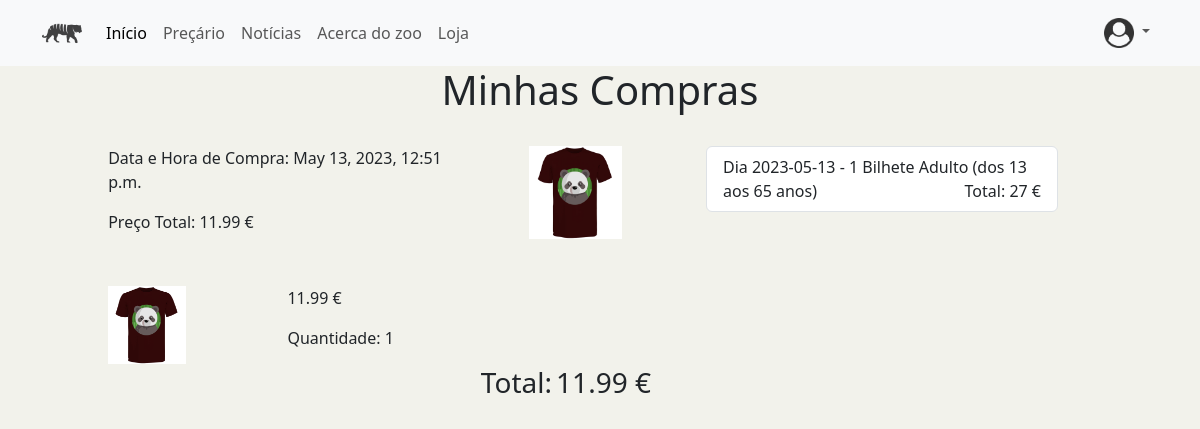
The app's page /minhascompras (signed in), older data.
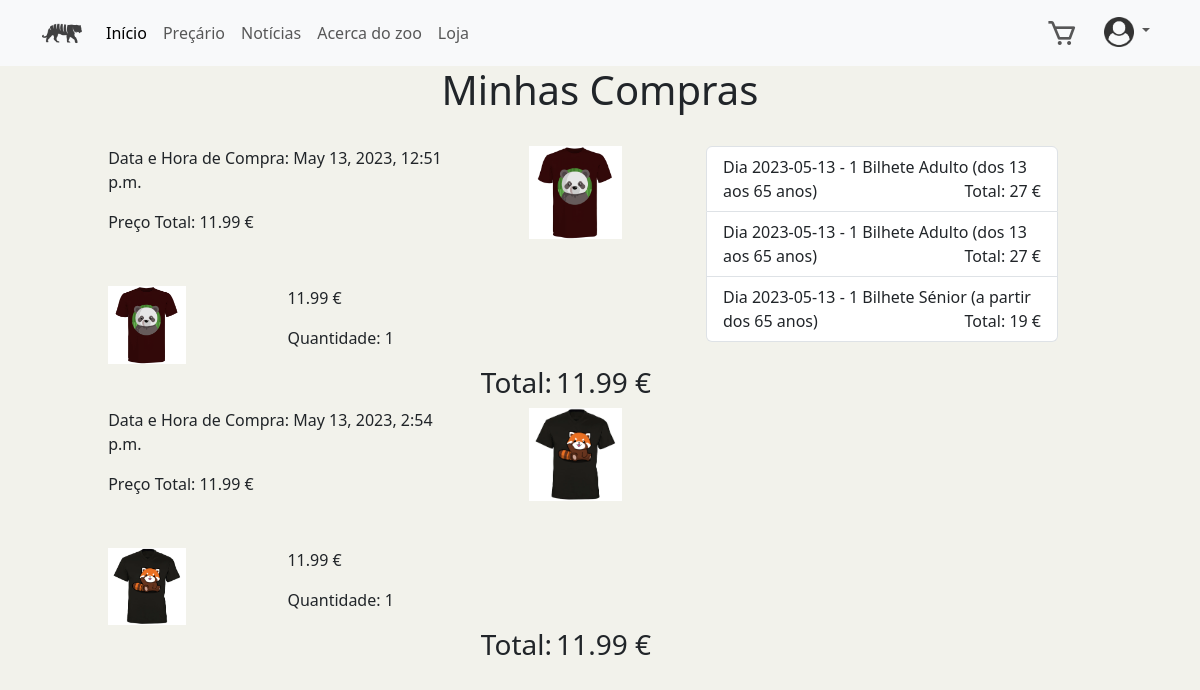
The same page, newer data.
### ZOO_App/models.py (models this page shows)
class Fatura(models.Model):
    data = models.DateTimeField()
    preco_total = models.FloatField()
    utilizador = models.ForeignKey(Utilizador, on_delete=models.DO_NOTHING)

class FaturaProduto_pk(models.Model):
    class Meta:
        unique_together = (('fatura', 'produto'),)
    fatura = models.ForeignKey(Fatura, on_delete=models.DO_NOTHING)
    produto = models.ForeignKey(Produto, on_delete=models.DO_NOTHING)
    quantidade = models.IntegerField(default=0)

class Produto(models.Model):
    designacao = models.CharField(max_length=50)
    preco = models.FloatField()
    categoria = models.CharField(max_length=50)
    imagem = models.FileField(upload_to="Products", null=True)
    descricao = models.CharField(max_length=100)
    ativo = models.BooleanField(default=True)

class BilheteUtilizador(models.Model):
    bilhete = models.ForeignKey(Bilhete, on_delete=models.DO_NOTHING)
    utilizador = models.ForeignKey(User, on_delete=models.DO_NOTHING)
    data_compra = models.DateTimeField(default=datetime.now)
    quantidade = models.IntegerField()

class Bilhete(models.Model):
    intervalo_idade = models.CharField(max_length=50)
    preco = models.FloatField()

### ZOO_App/views.py (the view)
# urls.py: path('minhascompras',views.render_minhascompras, name='minhascompras'),
@login_required(login_url='/login')
def render_minhascompras(request):
    if request.user.is_authenticated:
        list = getProductsInCart(request)
        utilizador = get_object_or_404(Utilizador, user_id=request.user.id)
        faturas = Fatura.objects.filter(utilizador=utilizador)
        bilhetes = BilheteUtilizador.objects.filter(utilizador=request.user.id)
        dict={}
        for item in faturas:
            dict[item]=FaturaProduto_pk.objects.filter(fatura=item)
        return render(request, 'ZOO_App/minhascompras.html', {'all' :list, 'fatura':dict, 'bilhetes':bilhetes})

### ZOO_App/views.py (called while the page is built)
def auxGetProductsInCart(utilizador):
    pcc_pk = ProdutoCarinhoCompras_pk.objects.filter(utilizador=utilizador)
    list=[]
    for item in pcc_pk:
        if item.produto.ativo==False:
            continue
        list.append(item)
    return list

def getProductsInCart(request):
    product_list = Produto.objects.all()
    utilizador = get_object_or_404(Utilizador, user_id=request.user.id)
    list = auxGetProductsInCart(utilizador)
    return list

### ZOO_App/templates/ZOO_App/minhascompras.html (shortened to what this page needs)
{%extends "./index.html"%} {%block titulo%} Product {%endblock%} {% load static%} {%block head%}
<link
  href="https://code.jquery.com/ui/jquery-ui-git.css"
  rel="stylesheet"
  type="text/css"
/>
{%endblock%} {%block conteudo%}
<h1 class="product-title" style="text-align: center">Minhas Compras</h1>
<br />
<div class="row mb-3">
  <div class="col-7">
    <div class="row row-cols-1">
      {% for key, value in fatura.items %}
      <div>
        <div class="row row-principal mb-3">
          <div class="col-md-8">
            <p>Data e Hora de Compra: {{key.data}}</p>
            <p>Preço Total: {{key.preco_total}} €</p>
          </div>
          <div class="col-md-4">
            <img
              src="{{ value.0.produto.imagem.url }}"
              style="width: 60%; float: right; aspect-ratio: 1;"
              alt=""
            />
          </div>
        </div>
      </div>
      <div class="row-secondary">
        {% for item in value %}
        <div class="compras-box row row-secondary-ind">
          <div class="col-md-4">
            <img
              src="{{ item.produto.imagem.url }}"
              alt=""
              style="width: 50%; height: auto; aspect-ratio: 1;"
              class="compras-cart-image"
            />
          </div>
          <div class="col-md-8">
            <p class="product-compras-price">{{item.produto.preco}} €</p>
            <p class="product-compras-quantity">
              Quantidade: {{item.quantidade}}
            </p>
          </div>
        </div>
        {% endfor %}
        <div class="compras-total float-end">
          <h3 class="compras-total-title d-inline-block">Total:</h3>
          <h3 class="compras-total-price d-inline-block">
            {{key.preco_total}} €
          </h3>
        </div>
      </div>
      {%endfor%}
    </div>
  </div>
  <div class="col-4">
    <ul class="list-group" class="list-group" style="display: inline-block;">
    {% for item in bilhetes %}
    <li class="list-group-item" >
    <span style="margin-right: 40px;">Dia {{item.data_compra|date:'Y-m-d'}} - {{item.quantidade}} {%if item.quantidade > 1%} Bilhetes {%else%} Bilhete {%endif%} {{item.bilhete.intervalo_idade}} </span>
    <span style="float: right;">Total: {% widthratio item.quantidade 1 item.bilhete.preco%} €</span>
    </li>
     {% endfor %}
</ul>
  </div>
</div>
{%endblock%}

Row changes from the older to the newer data that the page shows:
added Fatura: data "May 13, 2023, 2:54 p.m.", preco_total "11.99", shows a picture
added FaturaProduto_pk: shows a picture, produto.preco "11.99", quantidade "1", shown under "May 13, 2023, 2:54 p.m."
added BilheteUtilizador: data_compra "2023-05-13", quantidade "1", shows "Bilhete", bilhete.intervalo_idade "Adulto (dos 13 aos 65 anos)", quantidade+bilhete "27"
added BilheteUtilizador: data_compra "2023-05-13", quantidade "1", shows "Bilhete", bilhete.intervalo_idade "Sénior (a partir dos 65 anos)", quantidade+bilhete "19"
